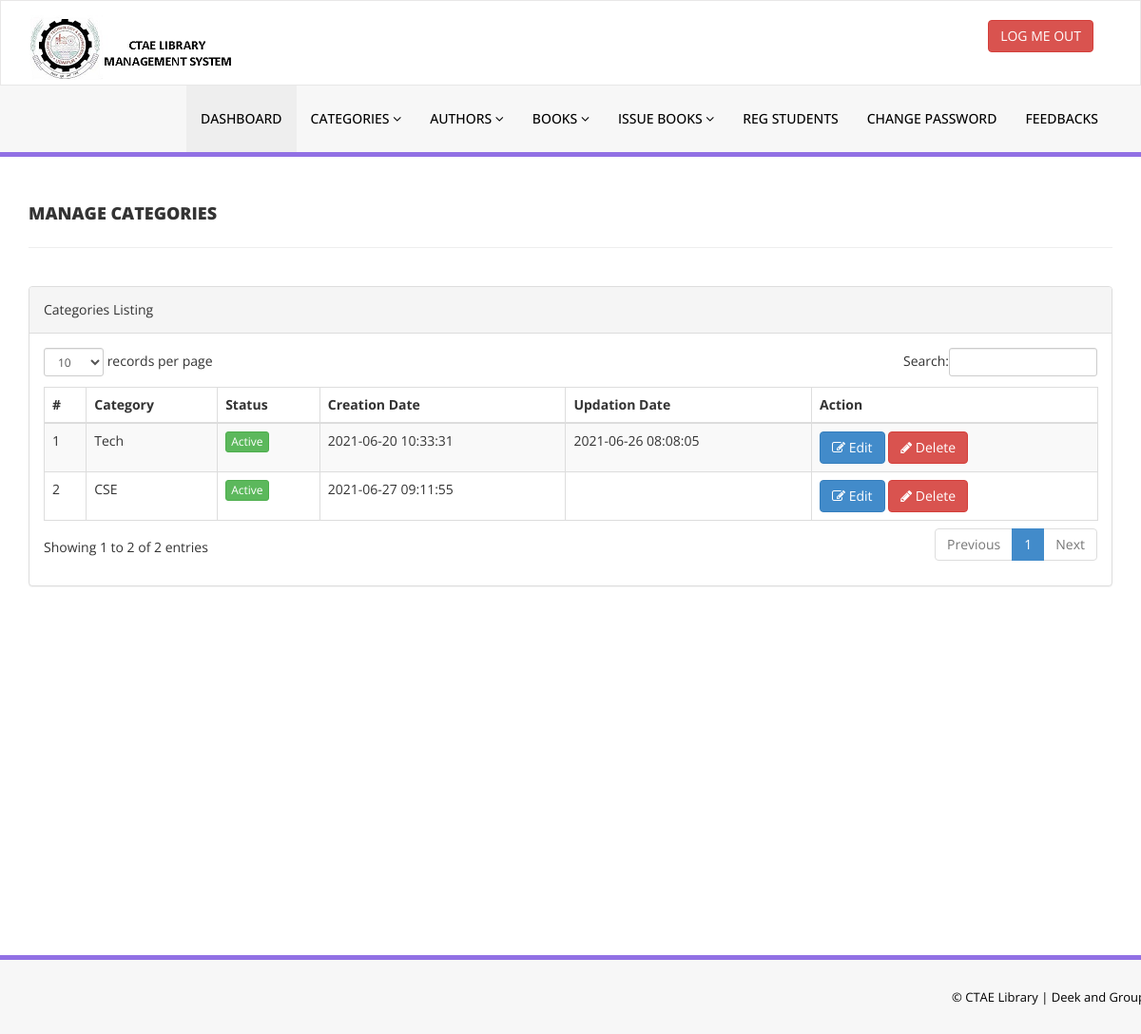
The app's page /admin/manage-categories.php (signed in) with its own data.
### tables this page shows
CREATE TABLE `tblcategory` (
  `id` int(11) NOT NULL,
  `CategoryName` varchar(150) DEFAULT NULL,
  `Status` int(1) DEFAULT NULL,
  `CreationDate` timestamp NULL DEFAULT current_timestamp(),
  `UpdationDate` timestamp NULL DEFAULT NULL ON UPDATE current_timestamp()
);

### admin/manage-categories.php (the view, shortened to what this page needs)
<?php
include('includes/config.php');
if(strlen($_SESSION['alogin'])==0)
    {
header('location:index.php');
}
else{
    ?>
<!DOCTYPE html>
<html xmlns="http://www.w3.org/1999/xhtml">
<head>
    <link href="assets/css/bootstrap.css" rel="stylesheet" />
    <link href="assets/css/font-awesome.css" rel="stylesheet" />
    <link href="assets/js/dataTables/dataTables.bootstrap.css" rel="stylesheet" />
    <link href="assets/css/style.css" rel="stylesheet" />
</head>
<body>
<?php include('includes/header.php');?>
    <div class="content-wrapper">
         <div class="container">
        <div class="row pad-botm">
            <div class="col-md-12">
                <h4 class="header-line">Manage Categories</h4>
    </div>
     <div class="row">
</div>
        </div>
            <div class="row">
                <div class="col-md-12">
                    <div class="panel panel-default">
                        <div class="panel-heading">
                           Categories Listing
                        </div>
                        <div class="panel-body">
                            <div class="table-responsive">
                                <table class="table table-striped table-bordered table-hover" id="dataTables-example">
                                    <thead>
                                        <tr>
                                            <th>#</th>
                                            <th>Category</th>
                                            <th>Status</th>
                                            <th>Creation Date</th>
                                            <th>Updation Date</th>
                                            <th>Action</th>
                                        </tr>
                                    </thead>
                                    <tbody>
<?php $sql = "SELECT * from  tblcategory";
$query = $dbh -> prepare($sql);
$query->execute();
$results=$query->fetchAll(PDO::FETCH_OBJ);
$cnt=1;
if($query->rowCount() > 0)
{
foreach($results as $result)
{               ?>
                                        <tr class="odd gradeX">
                                            <td class="center"><?php echo htmlentities($cnt);?></td>
                                            <td class="center"><?php echo htmlentities($result->CategoryName);?></td>
                                            <td class="center"><?php if($result->Status==1) {?>
                                            <a href="#" class="btn btn-success btn-xs">Active</a>
                                            <?php } else {?>
                                            <a href="#" class="btn btn-danger btn-xs">Inactive</a>
                                            <?php } ?></td>
                                            <td class="center"><?php echo htmlentities($result->CreationDate);?></td>
                                            <td class="center"><?php echo htmlentities($result->UpdationDate);?></td>
                                            <td class="center">
                                            <a href="edit-category.php?catid=<?php echo htmlentities($result->id);?>"><button class="btn btn-primary"><i class="fa fa-edit "></i> Edit</button>
                                          <a href="manage-categories.php?del=<?php echo htmlentities($result->id);?>" onclick="return confirm('Are you sure you want to delete?');" >  <button class="btn btn-danger"><i class="fa fa-pencil"></i> Delete</button>
                                            </td>
                                        </tr>
 <?php $cnt=$cnt+1;}} ?>
                                    </tbody>
                                </table>
                            </div>
                        </div>
                    </div>
                </div>
            </div>
    </div>
    </div>
  <?php include('includes/footer.php');?>
</body>
</html>
<?php } ?>

### admin/assets/css/style.css (style rules this page uses)
.content-wrapper { margin-top: 40px; min-height:800px; padding-bottom:90px; }
.header-line { font-weight:900; padding-bottom:25px; border-bottom:1px solid #eeeeee; text-transform:uppercase; }
.pad-botm { padding-bottom:30px; }

### records on screen
tblcategory: CategoryName "Tech", Status "Active", CreationDate "2021-06-20 10:33:31", UpdationDate "2021-06-26 08:08:05"
tblcategory: CategoryName "CSE", Status "Active", CreationDate "2021-06-27 09:11:55"
